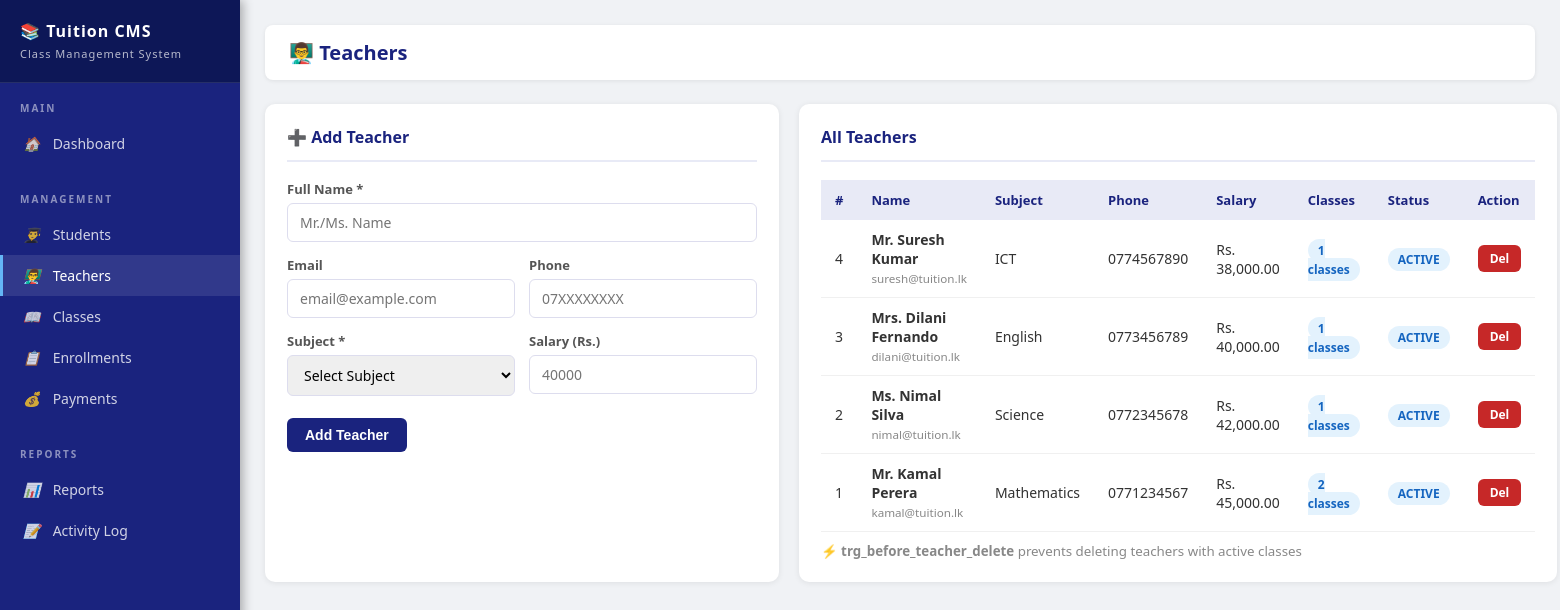
The page /php/teachers.php on the database its author committed.
### tables this page shows
CREATE TABLE teachers (
    teacher_id    INT AUTO_INCREMENT PRIMARY KEY,
    full_name     VARCHAR(100) NOT NULL,
    email         VARCHAR(100) UNIQUE,
    phone         VARCHAR(15),
    subject       VARCHAR(50),
    salary        DECIMAL(10,2) DEFAULT 0.00,
    joined_date   DATE DEFAULT (CURDATE()),
    status        ENUM('active','inactive') DEFAULT 'active'
);

### php/teachers.php (the view, shortened to what this page needs)
<?php
$db = getDB();
$teachers = $db->query("
    SELECT t.*, COUNT(c.class_id) AS class_count
    FROM teachers t
    LEFT JOIN classes c ON t.teacher_id = c.teacher_id AND c.status='active'
    GROUP BY t.teacher_id
    ORDER BY t.teacher_id DESC
");
include 'header.php';
?>
<div class="main">
    <div class="topbar">
        <h1>👨‍🏫 Teachers</h1>
    </div>
    <div style="display:grid;grid-template-columns:1fr 2fr;gap:20px;">
        <div class="card">
            <div class="card-header"><span class="card-title">➕ Add Teacher</span></div>
            <form method="POST">
                <div class="form-grid">
                    <div class="form-group form-full">
                        <label>Full Name *</label>
                        <input type="text" name="full_name" required placeholder="Mr./Ms. Name">
                    </div>
                    <div class="form-group">
                        <label>Email</label>
                        <input type="email" name="email" placeholder="email@example.com">
                    </div>
                    <div class="form-group">
                        <label>Phone</label>
                        <input type="text" name="phone" placeholder="07XXXXXXXX">
                    </div>
                    <div class="form-group">
                        <label>Subject *</label>
                        <select name="subject" required>
                            <option value="">Select Subject</option>
                        </select>
                    </div>
                    <div class="form-group">
                        <label>Salary (Rs.)</label>
                        <input type="number" name="salary" placeholder="40000">
                    </div>
                </div>
                <br>
                <button type="submit" name="add_teacher" class="btn btn-primary">Add Teacher</button>
            </form>
        </div>
        <div class="card">
            <div class="card-header"><span class="card-title">All Teachers</span></div>
            <table>
                <thead>
                    <tr><th>#</th><th>Name</th><th>Subject</th><th>Phone</th><th>Salary</th><th>Classes</th><th>Status</th><th>Action</th></tr>
                </thead>
                <tbody>
                <?php while($t = $teachers->fetch_assoc()): ?>
                <tr>
                    <td><?= $t['teacher_id'] ?></td>
                    <td>
                        <strong><?= htmlspecialchars($t['full_name']) ?></strong><br>
                        <small style="color:#888;"><?= $t['email'] ?></small>
                    </td>
                    <td><?= $t['subject'] ?></td>
                    <td><?= $t['phone'] ?></td>
                    <td>Rs. <?= number_format($t['salary'],2) ?></td>
                    <td><span class="badge badge-active"><?= $t['class_count'] ?> classes</span></td>
                    <td><span class="badge badge-<?= $t['status'] ?>"><?= strtoupper($t['status']) ?></span></td>
                    <td>
                        <a href="?delete=<?= $t['teacher_id'] ?>"
                           onclick="return confirm('Delete this teacher?')"
                           class="btn btn-danger btn-sm">Del</a>
                    </td>
                </tr>
                <?php endwhile; ?>
                </tbody>
            </table>
            <small style="color:#888;display:block;margin-top:10px;">
                ⚡ <strong>trg_before_teacher_delete</strong> prevents deleting teachers with active classes
            </small>
        </div>
    </div>
</div>
</body></html>

### php/header.php (style rules this page uses)
* { margin:0; padding:0; box-sizing:border-box; }
body { font-family: 'Segoe UI', sans-serif; background:#f0f2f5; color:#333; }
.main { margin-left:240px; padding:25px; min-height:100vh; }
.topbar { background:#fff; padding:14px 24px; border-radius:8px; margin-bottom:24px; display:flex; justify-content:space-between; align-items:center; box-shadow:0 1px 4px rgba(0,0,0,0.08); }
.topbar h1 { font-size:20px; color:#1a237e; font-weight:600; }
.card { background:#fff; border-radius:10px; padding:22px; box-shadow:0 1px 6px rgba(0,0,0,0.08); margin-bottom:20px; }
.card-header { display:flex; justify-content:space-between; align-items:center; margin-bottom:18px; padding-bottom:12px; border-bottom:2px solid #e8eaf6; }
.card-title { font-size:16px; font-weight:600; color:#1a237e; }
table { width:100%; border-collapse:collapse; font-size:14px; }
thead { background:#e8eaf6; }
th { padding:11px 14px; text-align:left; font-weight:600; color:#1a237e; font-size:13px; }
td { padding:10px 14px; border-bottom:1px solid #f0f0f0; }
.badge { padding:3px 10px; border-radius:20px; font-size:12px; font-weight:600; }
.badge-active { background:#e3f2fd; color:#1565c0; }
.form-grid { display:grid; grid-template-columns:1fr 1fr; gap:14px; }
.form-group { display:flex; flex-direction:column; gap:5px; }
.form-group label { font-size:13px; font-weight:600; color:#555; }
.form-group input, .form-group select, .form-group textarea { padding:9px 12px; border:1px solid #dde; border-radius:6px; font-size:14px; outline:none; transition:border 0.2s; font-family:inherit; }
.form-full { grid-column:1/-1; }
.btn { padding:9px 18px; border:none; border-radius:6px; font-size:14px; font-weight:600; cursor:pointer; transition:all 0.2s; text-decoration:none; display:inline-block; }
.btn-primary { background:#1a237e; color:#fff; }
.btn-danger { background:#c62828; color:#fff; }
.btn-sm { padding:5px 12px; font-size:12px; }

### rows shown on the page
teachers: teacher_id "4", full_name "Mr. Suresh Kumar", email "suresh@tuition.lk", subject "ICT", phone "0774567890", salary "38,000.00", class_count "1", status "ACTIVE"
teachers: teacher_id "3", full_name "Mrs. Dilani Fernando", email "dilani@tuition.lk", subject "English", phone "0773456789", salary "40,000.00", class_count "1", status "ACTIVE"
teachers: teacher_id "2", full_name "Ms. Nimal Silva", email "nimal@tuition.lk", subject "Science", phone "0772345678", salary "42,000.00", class_count "1", status "ACTIVE"
teachers: teacher_id "1", full_name "Mr. Kamal Perera", email "kamal@tuition.lk", subject "Mathematics", phone "0771234567", salary "45,000.00", class_count "2", status "ACTIVE"
